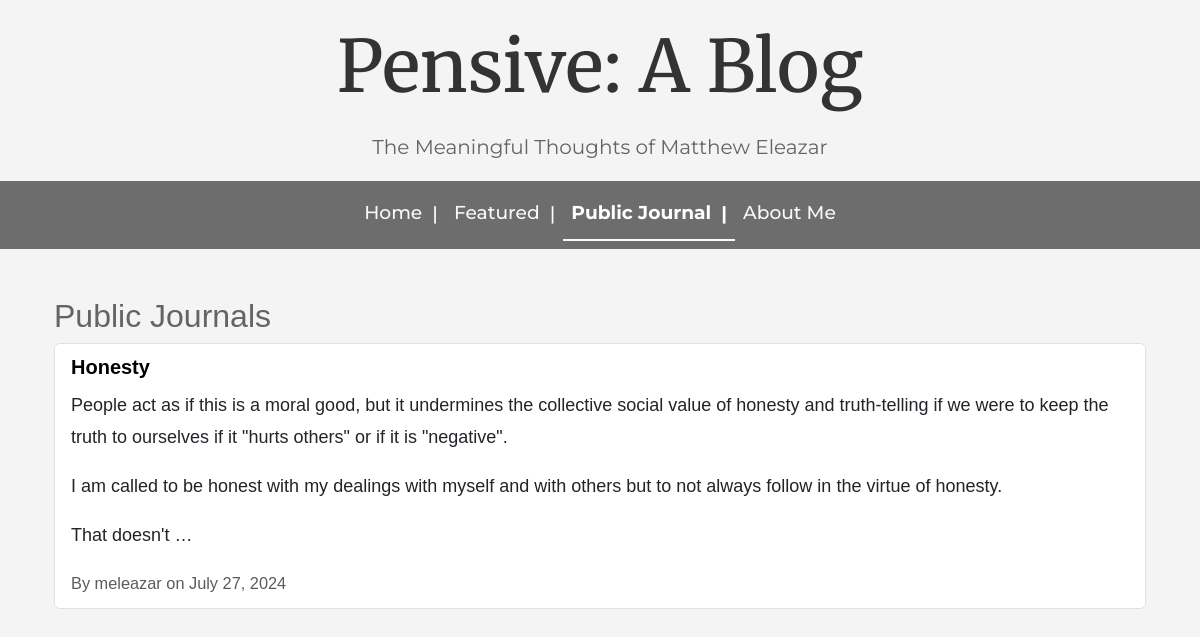
Page /public_journal/ on the committed database.
### blog/models.py (models this page shows, shortened)
class BlogPost(models.Model):
    title = models.CharField(max_length=200)
    content = RichTextUploadingField()
    author = models.ForeignKey(settings.AUTH_USER_MODEL, on_delete=models.CASCADE)
    featured = models.BooleanField(default=False)
    public_journal = models.BooleanField(default=False)
    created_at = models.DateTimeField(auto_now_add=True)
    published_at = models.DateTimeField(null=True, blank=True)  # New field
    image = models.ImageField(upload_to='blog_images/', null=True, blank=True)

### users/models.py (models this page shows, shortened)
class CustomUser(AbstractUser):
    pass

### blog/views.py (the view)
# urls.py: path('public_journal/', views.public_journal, name='public_journal'),  # Public Journal
def public_journal(request):
    public_journals = BlogPost.objects.filter(public_journal=True)
    return render(request, 'blog/public_journal.html', {'public_journals': public_journals})

### templates/blog/public_journal.html (shortened to what this page needs)
{% extends "base.html" %}
{% load static %}
{% block content %}
<div class="container mt-5">
    <h2>Public Journals</h2>
    <ul class="list-group">
        {% for journal in public_journals %}
            <li class="list-group-item">
                <div class="d-flex align-items-center">
                    <div class="flex-grow-1">
                        <a href="{% url 'blog_detail' journal.id %}" class="blog-link h5">{{ journal.title }}</a>
                        <p class="mb-1">{{ journal.content|truncatewords:70|safe }}</p>
                        <small class="text-muted">
                            By {{ journal.author.username }} on
                            {% if journal.published_at %}
                                {{ journal.published_at|date:"F d, Y" }}
                            {% else %}
                                {{ journal.created_at|date:"F d, Y" }}
                            {% endif %}
                        </small>
                    </div>
                </div>
            </li>
        {% empty %}
            <li class="list-group-item">No public journals available.</li>
        {% endfor %}
    </ul>
</div>
{% endblock %}

### static/css/base.css (style rules this page uses)
body { background-color: #F4F4F4; font-family: "Source Sans Pro", Helvetica, sans-serif; color: #646464; font-size: 14pt; line-height: 1.75; margin: 0; padding: 0; }
.blog-link { color: #000000; font-weight: bold; text-decoration: none; }

### rows in the picture
BlogPost: title "Honesty", content "People act as if this is a moral good, but it undermines the collective social value of honesty and truth-telling if we were to keep the truth to ourselves if it \"hurts others\" or if it is \"negative\". I am called to be honest with my dealings with myself and with others but to not always follow in the virtue of honesty. That doesn't …", author.username "meleazar", published_at "July 27, 2024"
